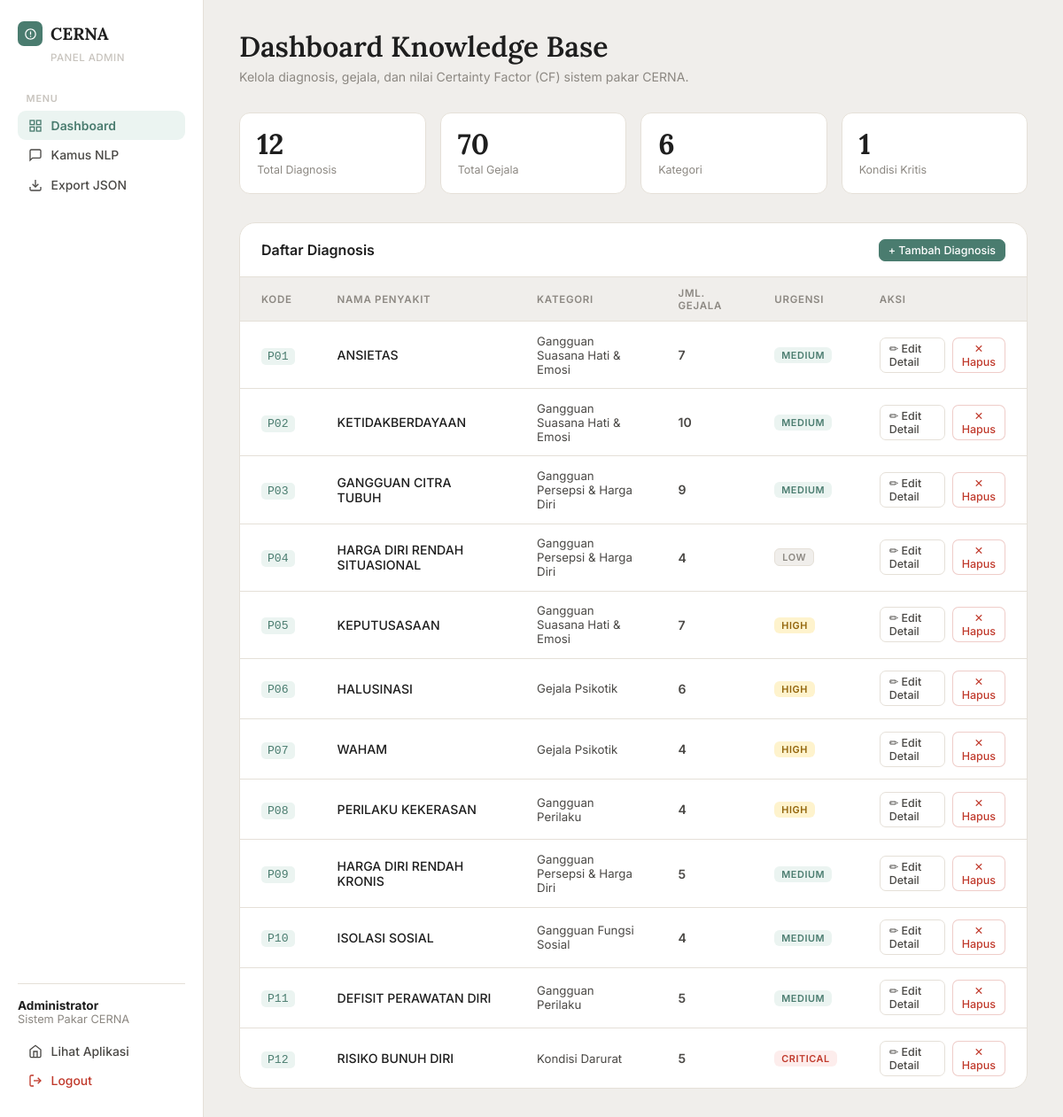
/admin (signed in), run on the app's committed database.
### models.py (models this page shows, shortened)
class Penyakit(db.Model):
    __tablename__ = 'penyakit'
    kode = db.Column(db.String(10), primary_key=True)
    nama = db.Column(db.String(255), nullable=False)
    kategori = db.Column(db.String(50), nullable=False)
    deskripsi = db.Column(db.Text, nullable=True)
    rekomendasi_ringkas = db.Column(db.String(255), nullable=True)
    rekomendasi_detail = db.Column(db.Text, nullable=True) # JSON array
    rekomendasi_hubungi = db.Column(db.Text, nullable=True) # JSON array of dicts
    urgensi = db.Column(db.String(20), default='medium')
    gejala_rel = db.relationship('PenyakitGejala', back_populates='penyakit', cascade='all, delete-orphan')

### app.py (the view)
@app.route("/admin")
@admin_required
def admin_dashboard():
    summary = []
    penyakit_all = Penyakit.query.all()
    for p in penyakit_all:
        summary.append({
            "kode": p.kode,
            "nama": p.nama,
            "kategori": KATEGORI.get(p.kategori, {}).get("label", p.kategori),
            "jumlah_gejala": len(p.gejala_rel),
            "urgensi": p.urgensi,
        })
    return render_template("admin_dashboard.html", penyakit_list=summary, kategori=KATEGORI)

### app.py (called while the page is built)
def admin_required(f):
    @wraps(f)
    def decorated(*args, **kwargs):
        if not session.get("admin_logged_in"):
            return redirect(url_for("admin_login"))
        return f(*args, **kwargs)
    return decorated

### templates/admin_dashboard.html (shortened to what this page needs)
<!DOCTYPE html>
<html lang="id">
<head>
</head>
<body>
<aside class="sidebar">
    <div>
        <div class="sidebar-logo">
            <div class="logo-mark"><svg viewBox="0 0 24 24"><path d="M12 2C6.48 2 2 6.48 2 12s4.48 10 10 10 10-4.48 10-10S17.52 2 12 2zm0 18c-4.41 0-8-3.59-8-8s3.59-8 8-8 8 3.59 8 8-3.59 8-8 8zm-1-13h2v6h-2zm0 8h2v2h-2z"/></svg></div>
            CERNA
        </div>
        <div class="sidebar-sub">Panel Admin</div>
        <div class="nav-label">Menu</div>
        <a href="/admin" class="nav-item active">
            <svg viewBox="0 0 24 24"><rect x="3" y="3" width="7" height="7"/><rect x="14" y="3" width="7" height="7"/><rect x="3" y="14" width="7" height="7"/><rect x="14" y="14" width="7" height="7"/></svg>
            Dashboard
        </a>
        <a href="/admin/kata_kunci" class="nav-item">
            <svg viewBox="0 0 24 24"><path d="M21 15a2 2 0 0 1-2 2H7l-4 4V5a2 2 0 0 1 2-2h14a2 2 0 0 1 2 2z"></path></svg>
            Kamus NLP
        </a>
        <a href="/admin/api/export" target="_blank" class="nav-item">
            <svg viewBox="0 0 24 24"><path d="M21 15v4a2 2 0 0 1-2 2H5a2 2 0 0 1-2-2v-4"/><polyline points="7 10 12 15 17 10"/><line x1="12" y1="15" x2="12" y2="3"/></svg>
            Export JSON
        </a>
    </div>
    <div class="sidebar-footer">
        <div class="sidebar-user">
            <strong>Administrator</strong>
            Sistem Pakar CERNA
        </div>
        <a href="/" target="_blank" class="nav-item">
            <svg viewBox="0 0 24 24"><path d="M3 9l9-7 9 7v11a2 2 0 0 1-2 2H5a2 2 0 0 1-2-2z"/><polyline points="9 22 9 12 15 12 15 22"/></svg>
            Lihat Aplikasi
        </a>
        <a href="/admin/logout" class="nav-item" style="color:var(--red);">
            <svg viewBox="0 0 24 24"><path d="M9 21H5a2 2 0 0 1-2-2V5a2 2 0 0 1 2-2h4"/><polyline points="16 17 21 12 16 7"/><line x1="21" y1="12" x2="9" y2="12"/></svg>
            Logout
        </a>
    </div>
</aside>
<main class="main">
    <div class="page-header anim">
        <h1>Dashboard Knowledge Base</h1>
        <p>Kelola diagnosis, gejala, dan nilai Certainty Factor (CF) sistem pakar CERNA.</p>
    </div>
    <div class="stats-row anim">
        <div class="stat-card">
            <div class="stat-val">{{ penyakit_list|length }}</div>
            <div class="stat-label">Total Diagnosis</div>
        </div>
        <div class="stat-card">
            <div class="stat-val">{{ penyakit_list|sum(attribute='jumlah_gejala') }}</div>
            <div class="stat-label">Total Gejala</div>
        </div>
        <div class="stat-card">
            <div class="stat-val">{{ kategori|length }}</div>
            <div class="stat-label">Kategori</div>
        </div>
        <div class="stat-card">
            <div class="stat-val">{{ penyakit_list|selectattr('urgensi','equalto','critical')|list|length }}</div>
            <div class="stat-label">Kondisi Kritis</div>
        </div>
    </div>
    <div class="table-wrap anim">
        <div class="table-header">
            <h3>Daftar Diagnosis</h3>
            <button class="btn-tbl primary" onclick="openModalTambahPenyakit()">+ Tambah Diagnosis</button>
        </div>
        <table>
            <thead>
                <tr>
                    <th>Kode</th>
                    <th>Nama Penyakit</th>
                    <th>Kategori</th>
                    <th>Jml. Gejala</th>
                    <th>Urgensi</th>
                    <th>Aksi</th>
                </tr>
            </thead>
            <tbody id="penyakit-tbody">
                {% for p in penyakit_list %}
                <tr id="row-{{ p.kode }}">
                    <td><code style="font-size:.82rem; color:var(--sage); background:var(--sage-light); padding:2px 7px; border-radius:5px;">{{ p.kode }}</code></td>
                    <td style="font-weight:500; color:var(--ink);">{{ p.nama }}</td>
                    <td style="font-size:.83rem;">{{ p.kategori }}</td>
                    <td style="font-weight:600;">{{ p.jumlah_gejala }}</td>
                    <td><span class="badge-urg {{ p.urgensi }}">{{ p.urgensi }}</span></td>
                    <td>
                        <div class="action-btns">
                            <a href="/admin/penyakit/{{ p.kode }}" class="btn-tbl">✏ Edit Detail</a>
                            <button class="btn-tbl danger" onclick="hapusPenyakit('{{ p.kode }}', '{{ p.nama }}')">✕ Hapus</button>
                        </div>
                    </td>
                </tr>
                {% endfor %}
            </tbody>
        </table>
    </div>
</main>
</body>
</html>

### data on the page
Penyakit: kode "P01", nama "ANSIETAS", kategori "Gangguan Suasana Hati & Emosi", jumlah_gejala "7", urgensi "MEDIUM"
Penyakit: kode "P02", nama "KETIDAKBERDAYAAN", kategori "Gangguan Suasana Hati & Emosi", jumlah_gejala "10", urgensi "MEDIUM"
Penyakit: kode "P03", nama "GANGGUAN CITRA TUBUH", kategori "Gangguan Persepsi & Harga Diri", jumlah_gejala "9", urgensi "MEDIUM"
Penyakit: kode "P04", nama "HARGA DIRI RENDAH SITUASIONAL", kategori "Gangguan Persepsi & Harga Diri", jumlah_gejala "4", urgensi "LOW"
Penyakit: kode "P05", nama "KEPUTUSASAAN", kategori "Gangguan Suasana Hati & Emosi", jumlah_gejala "7", urgensi "HIGH"
Penyakit: kode "P06", nama "HALUSINASI", kategori "Gejala Psikotik", jumlah_gejala "6", urgensi "HIGH"
Penyakit: kode "P07", nama "WAHAM", kategori "Gejala Psikotik", jumlah_gejala "4", urgensi "HIGH"
Penyakit: kode "P08", nama "PERILAKU KEKERASAN", kategori "Gangguan Perilaku", jumlah_gejala "4", urgensi "HIGH"
Penyakit: kode "P09", nama "HARGA DIRI RENDAH KRONIS", kategori "Gangguan Persepsi & Harga Diri", jumlah_gejala "5", urgensi "MEDIUM"
Penyakit: kode "P10", nama "ISOLASI SOSIAL", kategori "Gangguan Fungsi Sosial", jumlah_gejala "4", urgensi "MEDIUM"
Penyakit: kode "P11", nama "DEFISIT PERAWATAN DIRI", kategori "Gangguan Perilaku", jumlah_gejala "5", urgensi "MEDIUM"
Penyakit: kode "P12", nama "RISIKO BUNUH DIRI", kategori "Kondisi Darurat", jumlah_gejala "5", urgensi "CRITICAL"

### other printed values
{{ penyakit_list|length }} "12"
{{ penyakit_list|sum(attribute='jumlah_gejala') }} "70"
{{ kategori|length }} "6"
{{ penyakit_list|selectattr('urgensi','equalto','critical')|list|length }} "1"
